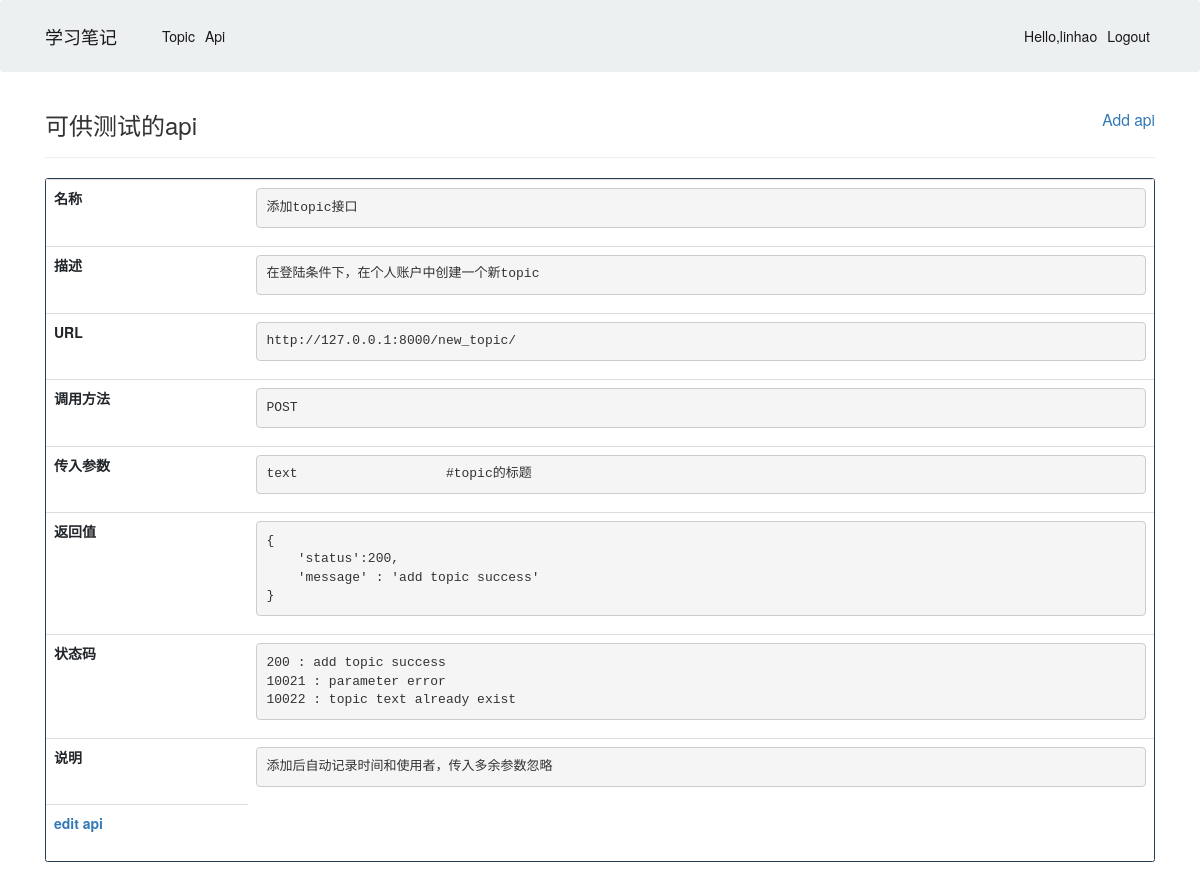
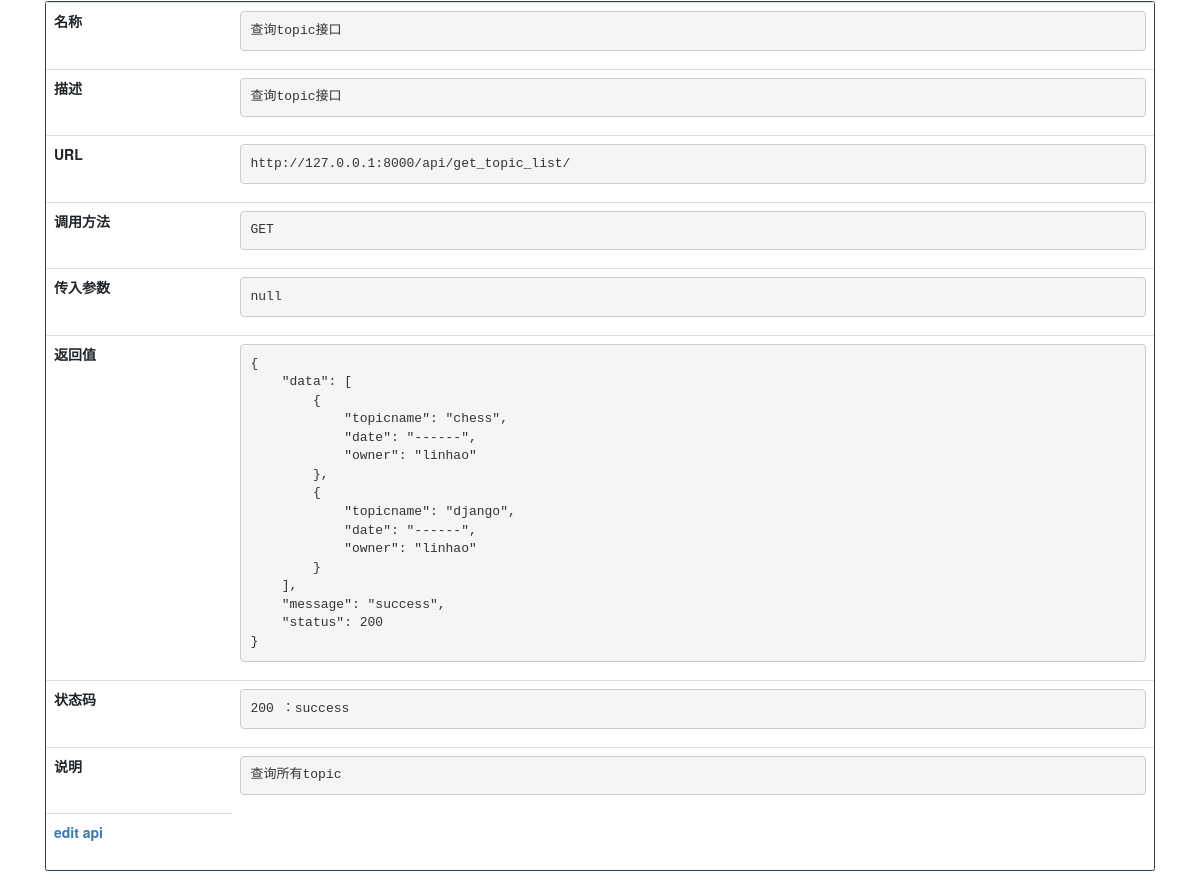
/api/show_all_api/ (signed in), run on the app's committed database (2 pictures, top to bottom).
### api/models.py (models this page shows, shortened)
class ApiDescribe(models.Model):
    name = models.CharField(max_length=200)
    describe = models.CharField(max_length=200)
    url = models.URLField()
    METHOD_CHOICE = (
        ('GET','GET'),
        ('POST', 'POST'),
        ('DELETE', 'DELETE'),
    )
    method = models.CharField(max_length=200, choices=METHOD_CHOICE)
    date_added = models.DateTimeField(auto_now_add=True)
    input_para = models.CharField(max_length=400)
    return_value = models.CharField(max_length=400)
    status_code = models.CharField(max_length=400)
    attention = models.CharField(max_length=400)

### api/views.py (the view)
def show_all_api(request):
    apis = ApiDescribe.objects.all()
    context = {'apis': apis}
    return render(request, 'api/index.html', context)

### api/templates/api/index.html
{% extends "learning_logs/base.html" %}
    {% block header %}
        <h3>
            可供测试的api
            <small style="float:right">
                <a href="{% url 'api:new_api' %}">Add api</a>
            </small>
        </h3>
    {% endblock header%}
    {% block content %}
    {% for api in apis %}
    <div class="card border-primary mb-3" >
        <table class="table table-hover">
            <tbody>
                <tr class="table-default">
                    <th scope="row">名称</th>
                    <td><pre>{{api.name}}</pre></td>
                </tr>
                <tr class="table-default">
                    <th scope="row">描述</th>
                    <td><pre>{{api.describe}}</pre></td>
                </tr>
                <tr class="table-default">
                    <th scope="row">URL</th>
                    <td><pre>{{api.url}}</pre></td>
                </tr>
                <tr class="table-default">
                    <th scope="row">调用方法</th>
                    <td><pre>{{api.method}}</pre></td>
                </tr>
                <tr class="table-default">
                    <th scope="row">传入参数</th>
                    <td><pre>{{api.input_para}}</pre></td>
                </tr>
                <tr class="table-default">
                    <th scope="row">返回值</th>
                    <td><pre>{{api.return_value}}</pre></td>
                </tr>
                <tr class="table-default">
                    <th scope="row">状态码</th>
                    <td><pre>{{api.status_code}}</pre></td>
                </tr>
                <tr class="table-default">
                    <th scope="row">说明</th>
                    <td><pre>{{api.attention}}</pre></td>
                </tr>
                <tr class="table-default">
                    <th scope="row"><a href="{% url 'api:edit_api' api.id %}">edit api</a></th>
                </tr>
            </tbody>
        </table>
    </div>
    {% empty %}
    <h3>No api had been added yet.</h3>
    {% endfor %}
    {% endblock content %}

### learning_logs/templates/learning_logs/base.html (shortened to what this page needs)
<!DOCTYPE html>
<html lang="en">
<head>
    {% load static %}
    <link rel="stylesheet" type="text/css" href="{% static 'css/bootstrap.min.css' %}">
    {% load bootstrap3 %}
    {% bootstrap_css %}
</head>
<body>
    <nav class="navbar navbar-expand-lg navbar-light bg-light">
        <div class="container">
            <a class="navbar-brand" href="{% url 'learning_logs:index' %}">学习笔记</a>
            <div id="navbar" class="navbar-collapse collapse" id="navbarColor01">
                <ul class="mr-auto navbar-nav">
                    <li class="nav-item active">
                        <a href="{% url 'learning_logs:topics' %}" class="nav-link">Topic</a>
                    </li>
                    <li class="nav-item active">
                        <a href="{% url 'api:show_all_api' %}" class="nav-link">Api</a>
                    </li>
                </ul>
                <ul class="nav navbar-nav navbar-right">
                    {% if user.is_authenticated %}
                        <li class="nav-item active">
                            <a class="nav-link">Hello,{{user.username}}</a>
                        </li>
                        <li class="nav-item active"><a href="{% url 'users:logout' %}" class="nav-link">Logout</a></li>
                    {% else %}
                        <li class="nav-item active"><a href="{% url 'users:register' %}" class="nav-link">Register</a></li>
                        <li class="nav-item active"><a href="{% url 'users:login' %}" class="nav-link">Login</a></li>
                    {% endif %}
                </ul>
            </div>
        </div>
    </nav>
    <div class="container">
        <div class="page-header" style="margin-top:20px;margin-bottom:20px">
            {% block header %}{% endblock header%}
        </div>
        <div>
            {% block content %}{% endblock content%}
        </div>
    </div>
</body>
</html>

### data on the page
ApiDescribe: name "添加topic接口", describe "在登陆条件下，在个人账户中创建一个新topic", url "http://127.0.0.1:8000/new_topic/", method "POST", input_para "text #topic的标题", return_value "{ 'status':200, 'message' : 'add topic success' }", status_code "200 : add topic success 10021 : parameter error 10022 : topic text already exist", attention "添加后自动记录时间和使用者，传入多余参数忽略"
ApiDescribe: name "查询topic接口", describe "查询topic接口", url "http://127.0.0.1:8000/api/get_topic_list/", method "GET", input_para "null", return_value "{ \"data\": [ { \"topicname\": \"chess\", \"date\": \"------\", \"owner\": \"linhao\" }, { \"topicname\": \"django\", \"date\": \"------\", \"owner\": \"linhao\" } ], \"message\": \"success\", \"status\": 200 }", status_code "200 ：success", attention "查询所有topic"

### other printed values
{{ user.username }} "linhao"
